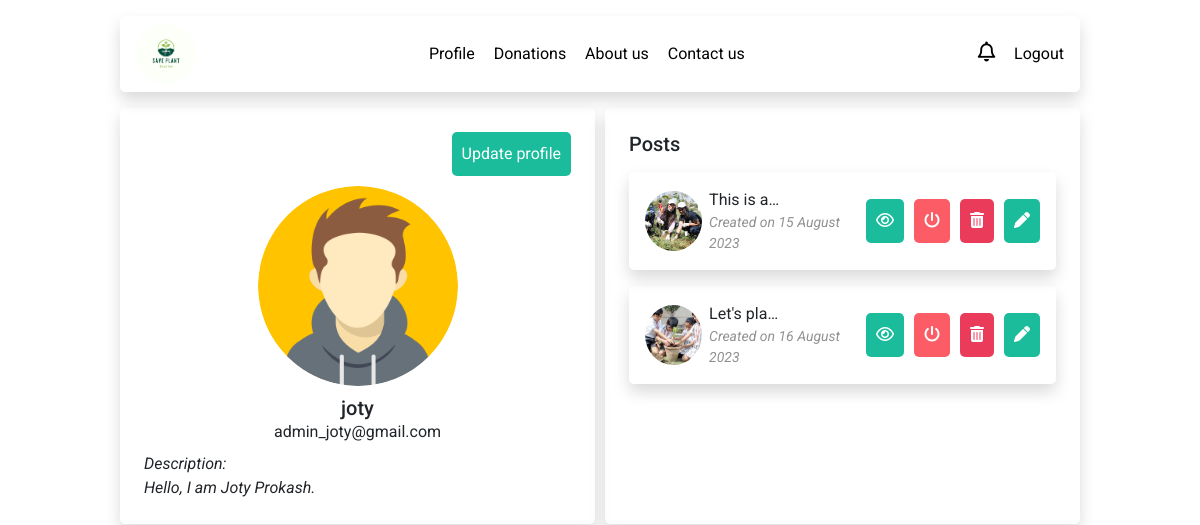
/user-profile (signed in), run on the app's committed database.
### my_app/models.py (models this page shows, shortened)
class User(AbstractUser):
    email = models.EmailField(unique=True)
    image = models.ImageField(default='avatar.png', null=True, upload_to='user_images')
    description = models.TextField(null=True)
    USERNAME_FIELD = 'email'
    REQUIRED_FIELDS = ['username']

class Post(models.Model):
    description = models.TextField(default='', blank=True)
    image = models.ImageField(default='tree_plantation_1.jpg', upload_to='post_images')
    category = models.ForeignKey(Category, null=True, on_delete=models.SET_NULL)
    created_at = models.DateField(auto_now_add=True)
    is_active = models.BooleanField(default=True)
    uploader = models.ForeignKey(User, on_delete=models.CASCADE, related_name='uploader')

### my_app/views.py (the view)
# urls.py: path('user-profile', views.user_profile, name='user_profile'),
@login_required(login_url='login')
def user_profile(request):
    user_posts = Post.objects.filter(uploader=request.user)
    context = {
        'user_posts': user_posts
    }
    return render(request, 'my_app/user_profile.html', context)

### my_app/templatetags/number_of_notifications.py (called while the page is built)
@register.filter
def total_notifications(user_id):
    receiver = User.objects.get(id=user_id)
    notifications = UserNotification.objects.filter(receiver=receiver, is_active=True)
    return len(notifications)

### my_app/templates/my_app/user_profile.html
{% extends 'my_app/base.html' %} {% load static %} {% block content %}
<div class="profile-main-content mt-3">
  <div class="profile-user-details shadow p-4">
    <div class="profile-update d-flex justify-content-end">
      <a href="{% url 'update_profile'%}" class="profile-update-btn"
        >Update profile</a
      >
    </div>
    <div class="profile-user-image d-flex justify-content-center">
      <div class="profile-user-image-container">
        <img src="{{request.user.image.url}}" alt="" />
      </div>
    </div>
    <div class="profile-user-name d-flex align-items-center flex-column mb-2">
      <h5 style="margin-bottom: 0">{{request.user.username}}</h5>
      <p>{{request.user.email}}</p>
    </div>
    <div class="profile-user-description">
      <p>Description:</p>
      <p>{{request.user.description}}</p>
    </div>
  </div>
  <div class="profile-user-projects shadow p-4">
    <h5 class="mb-3">Posts</h5>
    {% for user_post in user_posts %}
    <div
      class="profile-user-project-card shadow p-3 d-flex align-items-center justify-content-between mb-3"
    >
      <div class="d-flex align-items-center">
        <div class="profile-user-project-card-image-container">
          <img src="{{user_post.image.url}}" alt="" />
        </div>
        <div>
          <p>{{user_post.description|truncatechars:10}}</p>
          <p style="opacity: 0.5; font-style: italic; font-size: 14px">
            Created on {{user_post.created_at|date:'j F Y'}}
          </p>
        </div>
      </div>
      <div class="profile-user-project-card-action">
        <a href="{% url 'post_detail' user_post.id %}"
          ><i class="fa-regular fa-eye"></i
        ></a>
        {% if user_post.is_active %}
        <a href="{% url 'deactivate_post' user_post.id %}"
          ><i class="fa-solid fa-power-off"></i
        ></a>
        {% else %}
        <a
          href="{% url 'activate_post' user_post.id %}"
          style="background-color: #1abc9c"
          ><i class="fa-solid fa-power-off"></i
        ></a>
        {% endif %}
        <a href="{% url 'delete_post' user_post.id %}"
          ><i class="fa-solid fa-trash-can"></i
        ></a>
        <a href="{% url 'update_post' user_post.id %}"
          ><i class="fa-solid fa-pen"></i
        ></a>
      </div>
    </div>
    {% endfor %}
  </div>
</div>
{%endblock content %}

### my_app/static/my_app/css/index.css (style rules this page uses)
* { margin: 0; padding: 0; box-sizing: border-box; }
body { font-family: "Roboto", sans-serif; }
p { margin-bottom: 0; }
.profile-main-content { width: 80%; display: flex; justify-content: space-between; margin: 0 auto; gap: 10px; }
.profile-user-details, .profile-user-projects { width: 50%; }
.profile-user-details, .profile-user-projects { border-radius: 5px; }
.profile-user-image { padding: 10px; border-radius: 5px; }
.profile-user-image-container { width: 200px; height: 200px; overflow: hidden; border-radius: 100%; }
.profile-user-image-container img { width: 100%; height: 100%; object-fit: cover; }
.profile-user-details { position: sticky; top: 90px; }
.profile-user-description { font-style: italic; text-align: justify; }
.profile-update-btn { text-decoration: none; color: #fff; background-color: #1abc9c; padding: 10px; border-radius: 5px; }
.profile-user-project-card { border-radius: 5px; }
.profile-user-project-card-image-container { width: 60px; height: 60px; overflow: hidden; border-radius: 100%; margin-right: 7px; }
.profile-user-project-card-image-container img { width: 100%; height: 100%; object-fit: cover; }
.profile-user-project-card-action { display: flex; align-items: center; gap: 10px; }
.profile-user-project-card-action a { text-decoration: none; color: #fff; background-color: #1abc9c; padding: 10px; border-radius: 5px; }
.profile-user-project-card-action a:first-of-type { background-color: #1abc9c; }
.profile-user-project-card-action a:nth-of-type(2) { background-color: #fc5c65; }
.profile-user-project-card-action a:nth-of-type(3) { background-color: #eb3b5a; }

### data on the page
User: user.image (placeholder picture), user.username "joty", user.email "admin_joty@gmail.com", user.description "Hello, I am Joty Prokash."
Post: image (picture), description "This is a…", created_at "15 August 2023", is_active True (drawn)
Post: image (picture), description "Let's pla…", created_at "16 August 2023", is_active True (drawn)
